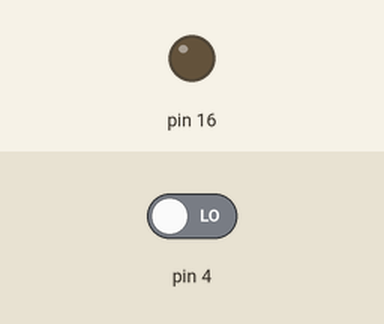
Bench run of a sketch on a simulated Arduino Uno, built with avr-gcc and run on an emulated ATmega328P. On the bench: output pins drawn as LEDs (lit = HIGH). The test bench sets the inputs (shaded band); at power-on: pin 4 LOW.

Above: at 1.2 s.
1.3 s: pin 4 driven HIGH
At 2.0 s:
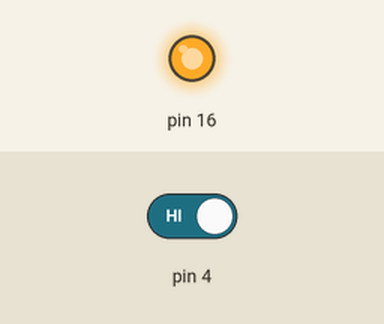
2.8 s: pin 4 driven LOW
At 3.1 s:
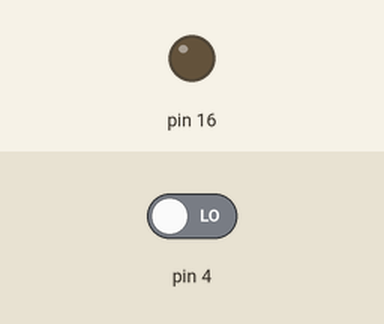
Timing chart, 0 to 5.8 s (numbered marks = the images above; inputs shaded):
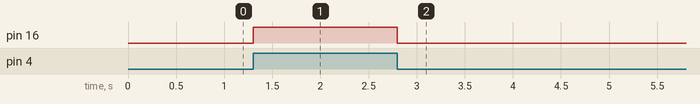

Measured:
- after the input at 1.3 s, pin 16: LOW → HIGH at once
- after the input at 2.8 s, pin 16: HIGH → LOW at once

The sketch:

TestInfraredHuman.ino.ino
```cpp
void setup() {
  // put your setup code here, to run once:
  pinMode(4,INPUT);
  pinMode(16,OUTPUT);
}

void loop() {
  // put your main code here, to run repeatedly:
  if(digitalRead(4)==HIGH){
    digitalWrite(16,HIGH);
    }
   else{
    digitalWrite(16,LOW);
    }
}
```
